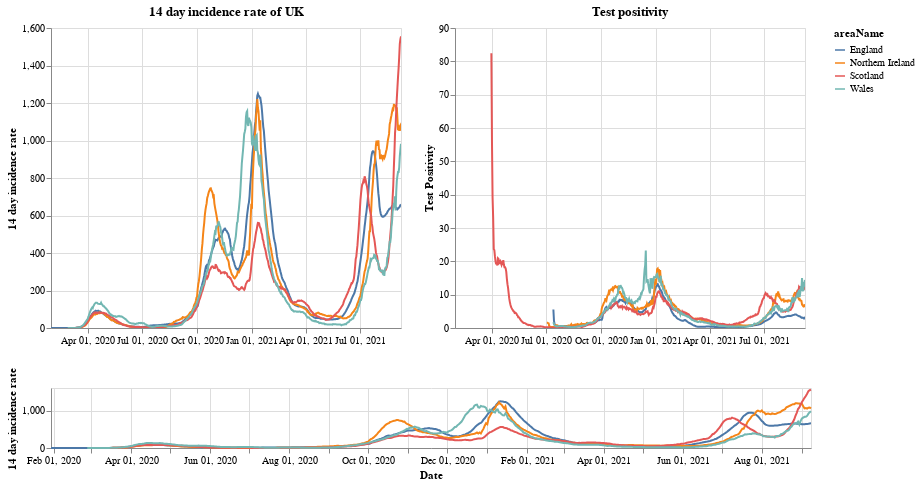

Here is the notebook cell this chart was saved with:
### Markdown cell above
# Plots

First a plot with each country in the UK. The top right shows the positivity rate for (which is the percentage of registered tests which were positive) while the top left is the 14 day incidence rate. The bottom chart can be used to select the timeframe (does not work on a mobile device).

### Code cell
#collapse
brush = alt.selection(type='interval', name='DateBrush',encodings=['x'],fields=['Time'])
leg_selection = alt.selection_multi(fields=['areaName'], bind='legend')

base = alt.Chart(uk_cases).mark_line().encode(
    x=alt.X("yearmonthdate(date):T", axis=alt.Axis(title='Date')),
    y=alt.Y("twoWeeklyCasesRate:Q", axis=alt.Axis(title='14 day incidence rate')),
    tooltip=['areaName', 'date','twoWeeklyCasesRate', 'testPositivity'],
    color='areaName',
    opacity=alt.condition(leg_selection, alt.value(2), alt.value(0.1))
).add_selection(leg_selection).properties(width=350)

upper = base.encode(alt.X('yearmonthdate(date):T', axis=alt.Axis(title=''),
                         scale=alt.Scale(domain=brush))
                   ).properties(title=f'14 day incidence rate of UK')
upper_right = upper.encode(alt.Y('testPositivity:Q', axis=alt.Axis(title='Test Positivity'))).properties(title='Test positivity')
lower = base.properties(height=60, width = 760).add_selection(brush)

(upper | upper_right) & lower

### Figure 1 — Vega-Lite specification as saved in the notebook (floating-point values rounded to 4 significant figures; data arrays with more than 128 entries replaced by an {"elided": "..."} marker saying what was removed)
{"config": {"view": {"continuousWidth": 400, "continuousHeight": 300}}, "vconcat": [{"hconcat": [{"mark": "line", "encoding": {"color": {"type": "nominal", "field": "areaName"}, "opacity": {"condition": {"value": 2, "selection": "selector001"}, "value": 0.1}, "tooltip": [{"type": "nominal", "field": "areaName"}, {"type": "temporal", "field": "date"}, {"type": "quantitative", "field": "twoWeeklyCasesRate"}, {"type": "quantitative", "field": "testPositivity"}], "x": {"type": "temporal", "axis": {"title": ""}, "field": "date", "scale": {"domain": {"selection": "DateBrush"}}, "timeUnit": "yearmonthdate"}, "y": {"type": "quantitative", "axis": {"title": "14 day incidence rate"}, "field": "twoWeeklyCasesRate"}}, "selection": {"selector001": {"type": "multi", "fields": ["areaName"], "bind": "legend"}}, "title": "14 day incidence rate of UK", "width": 350}, {"mark": "line", "encoding": {"color": {"type": "nominal", "field": "areaName"}, "opacity": {"condition": {"value": 2, "selection": "selector001"}, "value": 0.1}, "tooltip": [{"type": "nominal", "field": "areaName"}, {"type": "temporal", "field": "date"}, {"type": "quantitative", "field": "twoWeeklyCasesRate"}, {"type": "quantitative", "field": "testPositivity"}], "x": {"type": "temporal", "axis": {"title": ""}, "field": "date", "scale": {"domain": {"selection": "DateBrush"}}, "timeUnit": "yearmonthdate"}, "y": {"type": "quantitative", "axis": {"title": "Test Positivity"}, "field": "testPositivity"}}, "selection": {"selector001": {"type": "multi", "fields": ["areaName"], "bind": "legend"}}, "title": "Test positivity", "width": 350}]}, {"mark": "line", "encoding": {"color": {"type": "nominal", "field": "areaName"}, "opacity": {"condition": {"value": 2, "selection": "selector001"}, "value": 0.1}, "tooltip": [{"type": "nominal", "field": "areaName"}, {"type": "temporal", "field": "date"}, {"type": "quantitative", "field": "twoWeeklyCasesRate"}, {"type": "quantitative", "field": "testPositivity"}], "x": {"type": "temporal", "axis": {"title": "Date"}, "field": "date", "timeUnit": "yearmonthdate"}, "y": {"type": "quantitative", "axis": {"title": "14 day incidence rate"}, "field": "twoWeeklyCasesRate"}}, "height": 60, "selection": {"selector001": {"type": "multi", "fields": ["areaName"], "bind": "legend"}, "DateBrush": {"type": "interval", "encodings": ["x"], "fields": ["Time"]}}, "width": 760}], "data": {"name": "data-69e3e6fff5e5280d1fd79593749bc132"}, "$schema": "https://vega.github.io/schema/vega-lite/v4.8.1.json", "datasets": {"data-69e3e6fff5e5280d1fd79593749bc132": {"elided": "2260 records"}}}
